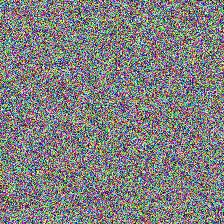
#> input picture INFRA_SCOPE/test_noise.png, 224 x 224 px
$ python -i preprocess.py   (imports and definitions only)   (older library calls are emulated)
#> lines starting #> are read from the running program, lines starting #| are printed output that depends on the picture
import cv2
import numpy as np
from PIL import Image

# [52 lines left out: functions preprocess_image, augment_image, not called in this run]

def extract_handcrafted_features(img_array):
    """
    Extract handcrafted features for SVM/KNN
    """
    # Convert to grayscale
    if len(img_array.shape) == 3:
        img_gray = cv2.cvtColor((img_array * 255).astype(np.uint8), cv2.COLOR_RGB2GRAY).astype(np.float32) / 255.0
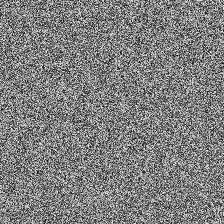
#> img_gray: shape (224, 224) float32; min 0.0157, max 0.984, mean 0.498
    else:
        img_gray = img_array

    features = []

    # 1. Edge detection (Canny)
    edges = cv2.Canny((img_gray * 255).astype(np.uint8), 100, 200)
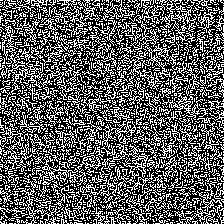
#> edges: shape (224, 224); 36.8% white in thin lines or dots
    edge_density = np.sum(edges) / edges.size
#> edge_density = 93.87
    features.append(edge_density)

    # 2. Contrast
    contrast = np.std(img_gray)
#> contrast = 0.194
    features.append(contrast)

    # 3. Mean brightness
    brightness = np.mean(img_gray)
#> brightness = 0.498
    features.append(brightness)

    # 4. Texture (using LABp)
    laplacian = cv2.Laplacian((img_gray * 255).astype(np.uint8), cv2.CV_64F)
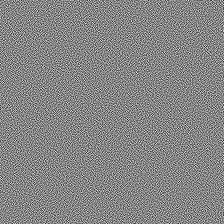
#> laplacian: shape (224, 224) float64; min -762, max 691, mean 0; drawn with min black and max white
    texture = np.std(laplacian) / 255.0
#> texture = 0.867
    features.append(texture)

    # 5. Histogram
    hist = cv2.calcHist([img_gray], [0], None, [32], [0, 1])
#> hist = 32 values, max 2736 at index 18, min 13 at index 31, mean 1568
    hist = hist.flatten() / (hist.max() + 1e-6)
#> hist = 32 values, max 1 at index 18, min 0.00475 at index 31, mean 0.573
    features.extend(hist[:5])  # First 5 bins

    # 6. HSV features (if color image)
    if len(img_array.shape) == 3:
        hsv = cv2.cvtColor((img_array * 255).astype(np.uint8), cv2.COLOR_RGB2HSV).astype(np.float32) / 255.0
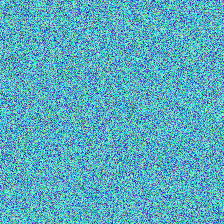
#> hsv: shape (224, 224, 3) float32; mean R, G, B 0.351, 0.67, 0.75
        features.append(np.mean(hsv[:, :, 0]))  # Hue mean
        features.append(np.mean(hsv[:, :, 1]))  # Saturation mean
        features.append(np.std(hsv[:, :, 2]))   # Value std

    return np.array(features, dtype=np.float32)

>>> import cv2
>>> picture = cv2.cvtColor(cv2.imread('../test_noise.png'), cv2.COLOR_BGR2RGB)
>>> result = extract_handcrafted_features(picture)
#> result = [93.87, 0.194, 0.498, 0.867, 0.00731, 0.0325, 0.0837, 0.182, 0.273, 0.351, 0.67, 0.195]
